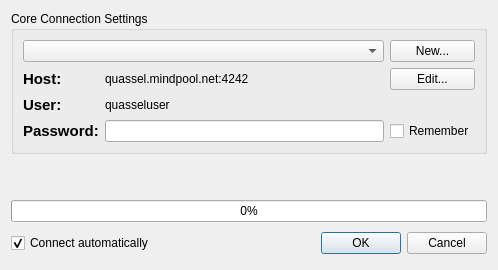
<ui version="4.0" >
 <class>CoreConnectDlg</class>
 <widget class="QDialog" name="CoreConnectDlg" >
  <property name="geometry" >
   <rect>
    <x>0</x>
    <y>0</y>
    <width>498</width>
    <height>270</height>
   </rect>
  </property>
  <property name="sizePolicy" >
   <sizepolicy vsizetype="MinimumExpanding" hsizetype="Preferred" >
    <horstretch>0</horstretch>
    <verstretch>0</verstretch>
   </sizepolicy>
  </property>
  <property name="windowTitle" >
   <string>Connect to Quassel Core</string>
  </property>
  <property name="windowIcon" >
   <iconset/>
  </property>
  <property name="modal" >
   <bool>false</bool>
  </property>
  <layout class="QVBoxLayout" >
   <item>
    <widget class="QGroupBox" name="groupBox" >
     <property name="title" >
      <string>Core Connection Settings</string>
     </property>
     <layout class="QHBoxLayout" >
      <item>
       <layout class="QGridLayout" >
        <item row="0" column="0" colspan="2" >
         <widget class="QComboBox" name="connectProfileName" />
        </item>
        <item row="1" column="0" >
         <widget class="QLabel" name="label_2" >
          <property name="text" >
           <string>&lt;html>&lt;head>&lt;meta name="qrichtext" content="1" />&lt;style type="text/css">
p, li { white-space: pre-wrap; }
&lt;/style>&lt;/head>&lt;body style=" font-family:'Bitstream Vera Sans'; font-size:11pt; font-weight:400; font-style:normal;">
&lt;p style=" margin-top:0px; margin-bottom:0px; margin-left:0px; margin-right:0px; -qt-block-indent:0; text-indent:0px;">&lt;span style=" font-weight:600;">Host:&lt;/span>&lt;/p>&lt;/body>&lt;/html></string>
          </property>
         </widget>
        </item>
        <item row="1" column="1" >
         <widget class="QLabel" name="hostName" >
          <property name="text" >
           <string>quassel.mindpool.net:4242</string>
          </property>
         </widget>
        </item>
        <item row="2" column="0" >
         <widget class="QLabel" name="label_3" >
          <property name="text" >
           <string>&lt;html>&lt;head>&lt;meta name="qrichtext" content="1" />&lt;style type="text/css">
p, li { white-space: pre-wrap; }
&lt;/style>&lt;/head>&lt;body style=" font-family:'Bitstream Vera Sans'; font-size:11pt; font-weight:400; font-style:normal;">
&lt;p style=" margin-top:0px; margin-bottom:0px; margin-left:0px; margin-right:0px; -qt-block-indent:0; text-indent:0px;">&lt;span style=" font-weight:600;">User:&lt;/span>&lt;/p>&lt;/body>&lt;/html></string>
          </property>
         </widget>
        </item>
        <item row="2" column="1" >
         <widget class="QLabel" name="user" >
          <property name="text" >
           <string>quasseluser</string>
          </property>
         </widget>
        </item>
        <item row="3" column="0" >
         <widget class="QLabel" name="label_4" >
          <property name="text" >
           <string>&lt;html>&lt;head>&lt;meta name="qrichtext" content="1" />&lt;style type="text/css">
p, li { white-space: pre-wrap; }
&lt;/style>&lt;/head>&lt;body style=" font-family:'Bitstream Vera Sans'; font-size:11pt; font-weight:400; font-style:normal;">
&lt;p style=" margin-top:0px; margin-bottom:0px; margin-left:0px; margin-right:0px; -qt-block-indent:0; text-indent:0px;">&lt;span style=" font-weight:600;">Password:&lt;/span>&lt;/p>&lt;/body>&lt;/html></string>
          </property>
         </widget>
        </item>
        <item row="3" column="1" >
         <widget class="QLineEdit" name="passwdEdit" >
          <property name="echoMode" >
           <enum>QLineEdit::Password</enum>
          </property>
         </widget>
        </item>
        <item row="1" column="2" >
         <widget class="QPushButton" name="editConnectProfile" >
          <property name="text" >
           <string>Edit...</string>
          </property>
         </widget>
        </item>
        <item row="0" column="2" >
         <widget class="QPushButton" name="newConnectProfile" >
          <property name="text" >
           <string>New...</string>
          </property>
         </widget>
        </item>
        <item row="3" column="2" >
         <widget class="QCheckBox" name="rememberPasswd" >
          <property name="text" >
           <string>Remember</string>
          </property>
         </widget>
        </item>
       </layout>
      </item>
     </layout>
    </widget>
   </item>
   <item>
    <spacer>
     <property name="orientation" >
      <enum>Qt::Vertical</enum>
     </property>
     <property name="sizeHint" >
      <size>
       <width>20</width>
       <height>40</height>
      </size>
     </property>
    </spacer>
   </item>
   <item>
    <widget class="QProgressBar" name="progressBar" >
     <property name="value" >
      <number>0</number>
     </property>
     <property name="orientation" >
      <enum>Qt::Horizontal</enum>
     </property>
    </widget>
   </item>
   <item>
    <layout class="QHBoxLayout" >
     <property name="spacing" >
      <number>6</number>
     </property>
     <property name="leftMargin" >
      <number>0</number>
     </property>
     <property name="topMargin" >
      <number>0</number>
     </property>
     <property name="rightMargin" >
      <number>0</number>
     </property>
     <property name="bottomMargin" >
      <number>0</number>
     </property>
     <item>
      <widget class="QCheckBox" name="autoConnect" >
       <property name="text" >
        <string>Connect automatically</string>
       </property>
       <property name="checked" >
        <bool>true</bool>
       </property>
      </widget>
     </item>
     <item>
      <spacer>
       <property name="orientation" >
        <enum>Qt::Horizontal</enum>
       </property>
       <property name="sizeHint" >
        <size>
         <width>101</width>
         <height>31</height>
        </size>
       </property>
      </spacer>
     </item>
     <item>
      <widget class="QDialogButtonBox" name="buttonBox" >
       <property name="orientation" >
        <enum>Qt::Horizontal</enum>
       </property>
       <property name="standardButtons" >
        <set>QDialogButtonBox::Cancel|QDialogButtonBox::NoButton|QDialogButtonBox::Ok</set>
       </property>
      </widget>
     </item>
    </layout>
   </item>
  </layout>
 </widget>
 <includes/>
 <resources>
  <include location="../../images/icons.qrc" />
 </resources>
 <connections>
  <connection>
   <sender>buttonBox</sender>
   <signal>rejected()</signal>
   <receiver>CoreConnectDlg</receiver>
   <slot>reject()</slot>
   <hints>
    <hint type="sourcelabel" >
     <x>507</x>
     <y>273</y>
    </hint>
    <hint type="destinationlabel" >
     <x>297</x>
     <y>151</y>
    </hint>
   </hints>
  </connection>
 </connections>
</ui>
